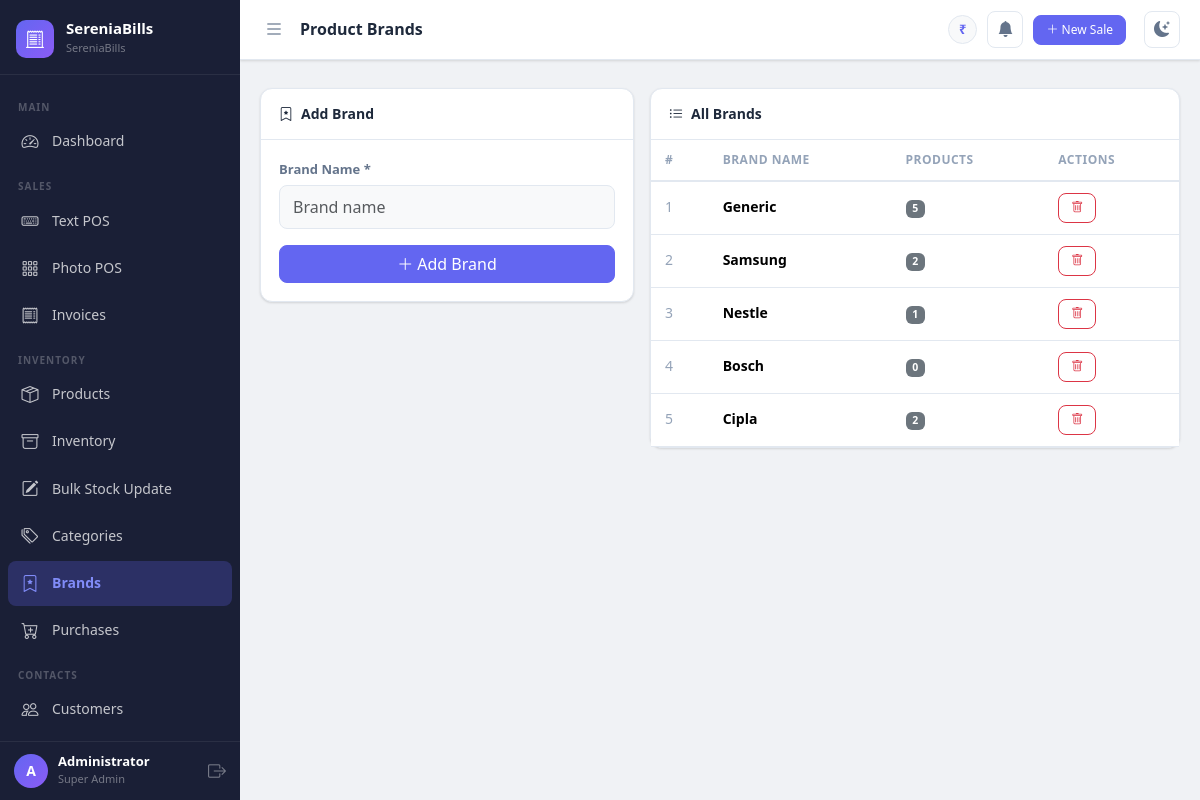
The app's page /brands (signed in) with its own data.
### app.py (models this page shows, shortened)
class Settings(db.Model):
    __tablename__ = 'settings'
    id = db.Column(db.Integer, primary_key=True)
    company_name = db.Column(db.String(150), default='SereniaBills')
    logo = db.Column(db.String(255))
    gst_number = db.Column(db.String(50))
    address = db.Column(db.String(255))
    phone = db.Column(db.String(20))
    email = db.Column(db.String(120))
    currency_symbol = db.Column(db.String(10), default='₹')
    invoice_prefix = db.Column(db.String(10), default='INV-')
    default_tax_rate = db.Column(db.Float, default=0)
    theme = db.Column(db.String(20), default='light')
    next_invoice_number = db.Column(db.Integer, default=1)

class User(UserMixin, db.Model):
    __tablename__ = 'users'
    id = db.Column(db.Integer, primary_key=True)
    username = db.Column(db.String(80), unique=True, nullable=False)
    email = db.Column(db.String(120), unique=True)
    password_hash = db.Column(db.String(255), nullable=False)
    full_name = db.Column(db.String(120))
    role_id = db.Column(db.Integer, db.ForeignKey('roles.id'), nullable=False)
    active = db.Column(db.Boolean, default=True)
    created_at = db.Column(db.DateTime, default=datetime.utcnow)
    def is_super_admin(self):
        return self.role and self.role.name == 'super_admin'

class Role(db.Model):
    __tablename__ = 'roles'
    id = db.Column(db.Integer, primary_key=True)
    name = db.Column(db.String(50), unique=True, nullable=False)  # super_admin, staff
    description = db.Column(db.String(255))
    users = db.relationship('User', backref='role', lazy=True)

class Brand(db.Model):
    __tablename__ = 'brands'
    id = db.Column(db.Integer, primary_key=True)
    name = db.Column(db.String(100), unique=True, nullable=False)
    products = db.relationship('Product', backref='brand', lazy=True)

### app.py (the view)
@app.route('/brands', methods=['GET', 'POST'])
@login_required
def brands():
    if request.method == 'POST':
        name = request.form.get('name', '').strip()
        if name and not Brand.query.filter_by(name=name).first():
            db.session.add(Brand(name=name))
            db.session.commit()
            flash('Brand added.', 'success')
    brand_list = Brand.query.all()
    return render_template('brands.html', brands=brand_list)

### app.py (called while the page is built)
@login_manager.user_loader
def load_user(user_id):
    return User.query.get(int(user_id))

def get_settings():
    settings = Settings.query.first()
    if not settings:
        settings = Settings()
        db.session.add(settings)
        db.session.commit()
    return settings

@app.context_processor
def inject_globals():
    return dict(settings=get_settings(), now=datetime.utcnow())

### templates/brands.html (shortened to what this page needs)
{% extends "base.html" %}
{% block page_title %}Product Brands{% endblock %}
{% block content %}
<div class="row g-3">
  <div class="col-lg-5">
    <div class="card">
      <div class="card-header"><i class="bi bi-bookmark-star me-2"></i>Add Brand</div>
      <div class="card-body">
        <form method="POST">
          <div class="mb-3"><label class="form-label">Brand Name *</label><input type="text" name="name" class="form-control" required placeholder="Brand name"></div>
          <button type="submit" class="btn btn-primary w-100"><i class="bi bi-plus-lg me-1"></i>Add Brand</button>
        </form>
      </div>
    </div>
  </div>
  <div class="col-lg-7">
    <div class="card">
      <div class="card-header"><i class="bi bi-list-ul me-2"></i>All Brands</div>
      <div class="card-body p-0">
        <table class="table mb-0">
          <thead><tr><th>#</th><th>Brand Name</th><th>Products</th><th>Actions</th></tr></thead>
          <tbody>
            {% for brand in brands %}
            <tr>
              <td style="color:var(--text-muted)">{{ loop.index }}</td>
              <td class="fw-bold">{{ brand.name }}</td>
              <td><span class="badge bg-secondary">{{ brand.products|length }}</span></td>
              <td>{% if current_user.is_super_admin() %}
                <form method="POST" action="{{ url_for('delete_brand', brand_id=brand.id) }}" onsubmit="return confirm('Delete brand?')">
                  <button class="btn btn-sm btn-outline-danger"><i class="bi bi-trash"></i></button>
                </form>{% endif %}</td>
            </tr>
            {% else %}
            <tr><td colspan="4" class="text-center text-muted py-4">No brands yet.</td></tr>
            {% endfor %}
          </tbody>
        </table>
      </div>
    </div>
  </div>
</div>
{% endblock %}

### templates/base.html (shortened to what this page needs)
<!DOCTYPE html>
<html lang="en" data-theme="{{ settings.theme }}">
<head>
    <link rel="stylesheet" href="https://cdn.jsdelivr.net/npm/bootstrap@5.3.2/dist/css/bootstrap.min.css">
    <link rel="stylesheet" href="https://cdn.jsdelivr.net/npm/bootstrap-icons@1.11.3/font/bootstrap-icons.css">
    <link rel="stylesheet" href="{{ url_for('static', filename='css/main.css') }}">
</head>
<body>
<div class="sb-wrapper">
  <nav id="sidebar" class="sb-sidebar">
    <div class="sb-brand">
      {% if settings.logo %}
        <img src="{{ url_for('static', filename='uploads/' + settings.logo) }}" class="sb-logo-img" alt="Logo">
      {% else %}
        <div class="sb-logo-icon"><i class="bi bi-receipt-cutoff"></i></div>
      {% endif %}
      <div class="sb-brand-text">
        <span class="sb-brand-name">SereniaBills</span>
        <span class="sb-brand-tagline">{{ settings.company_name }}</span>
      </div>
    </div>
    <div class="sb-nav">
      <div class="sb-section-label">Main</div>
      <a href="{{ url_for('dashboard') }}" class="sb-link {% if request.endpoint == 'dashboard' %}active{% endif %}">
        <i class="bi bi-speedometer2"></i><span>Dashboard</span>
      </a>
      <div class="sb-section-label">Sales</div>
      <a href="{{ url_for('pos_text') }}" class="sb-link {% if request.endpoint == 'pos_text' %}active{% endif %}">
        <i class="bi bi-keyboard"></i><span>Text POS</span>
      </a>
      <a href="{{ url_for('pos_photo') }}" class="sb-link {% if request.endpoint == 'pos_photo' %}active{% endif %}">
        <i class="bi bi-grid-3x3-gap"></i><span>Photo POS</span>
      </a>
      <a href="{{ url_for('invoices') }}" class="sb-link {% if request.endpoint == 'invoices' %}active{% endif %}">
        <i class="bi bi-receipt"></i><span>Invoices</span>
      </a>
      <div class="sb-section-label">Inventory</div>
      <a href="{{ url_for('products') }}" class="sb-link {% if request.endpoint in ['products','add_product','edit_product'] %}active{% endif %}">
        <i class="bi bi-box-seam"></i><span>Products</span>
      </a>
      <a href="{{ url_for('inventory') }}" class="sb-link {% if request.endpoint == 'inventory' %}active{% endif %}">
        <i class="bi bi-archive"></i><span>Inventory</span>
      </a>
      <a href="{{ url_for('bulk_stock_update') }}" class="sb-link {% if request.endpoint == 'bulk_stock_update' %}active{% endif %}">
        <i class="bi bi-pencil-square"></i><span>Bulk Stock Update</span>
      </a>
      <a href="{{ url_for('categories') }}" class="sb-link {% if request.endpoint == 'categories' %}active{% endif %}">
        <i class="bi bi-tags"></i><span>Categories</span>
      </a>
      <a href="{{ url_for('brands') }}" class="sb-link {% if request.endpoint == 'brands' %}active{% endif %}">
        <i class="bi bi-bookmark-star"></i><span>Brands</span>
      </a>
      <a href="{{ url_for('purchases') }}" class="sb-link {% if request.endpoint in ['purchases','add_purchase'] %}active{% endif %}">
        <i class="bi bi-cart-plus"></i><span>Purchases</span>
      </a>
      <div class="sb-section-label">Contacts</div>
      <a href="{{ url_for('customers') }}" class="sb-link {% if 'customer' in request.endpoint %}active{% endif %}">
        <i class="bi bi-people"></i><span>Customers</span>
      </a>
      <a href="{{ url_for('suppliers') }}" class="sb-link {% if 'supplier' in request.endpoint %}active{% endif %}">
      </a>
    </div>
    <div class="sb-footer">
      <div class="sb-user-info">
        <div class="sb-user-avatar">{{ current_user.username[0].upper() }}</div>
        <div>
          <div class="sb-user-name">{{ current_user.full_name or current_user.username }}</div>
          <div class="sb-user-role">{{ current_user.role.name.replace('_',' ').title() }}</div>
        </div>
      </div>
      <a href="{{ url_for('logout') }}" class="sb-logout" title="Logout"><i class="bi bi-box-arrow-right"></i></a>
    </div>
  </nav>
  <div class="sb-content" id="sbContent">
    <div class="sb-topbar">
      <button class="sb-toggle-btn" id="sidebarToggle" onclick="toggleSidebar()">
        <i class="bi bi-list"></i>
      </button>
      <div class="sb-topbar-title">{% block page_title %}{% endblock %}</div>
      <div class="sb-topbar-right">
        <span class="sb-currency-badge">{{ settings.currency_symbol }}</span>
        <div class="position-relative" id="alertBellWrap" style="cursor:pointer" onclick="toggleAlertDropdown()">
          <button class="sb-theme-btn" title="Stock Alerts">
            <i class="bi bi-bell-fill" id="bellIcon"></i>
          </button>
        </div>
        <a href="{{ url_for('pos_text') }}" class="btn btn-sm btn-primary me-2">
          <i class="bi bi-plus-lg"></i> New Sale
        </a>
        <button class="sb-theme-btn" onclick="toggleTheme()" title="Toggle Dark/Light">
          <i class="bi bi-moon-stars-fill" id="themeIcon"></i>
        </button>
      </div>
    </div>
    <div class="px-3 pt-2">
    </div>
    <div class="sb-main-content">
      {% block content %}{% endblock %}
    </div>
  </div>
</div>
</body>
</html>

### records on screen
Settings: company_name "SereniaBills", currency_symbol "₹"
User: username "A", full_name "Administrator"
Role: role.name.replace "Super Admin"
Brand: name "Generic", products|length "5"
Brand: name "Samsung", products|length "2"
Brand: name "Nestle", products|length "1"
Brand: name "Bosch", products|length "0"
Brand: name "Cipla", products|length "2"
